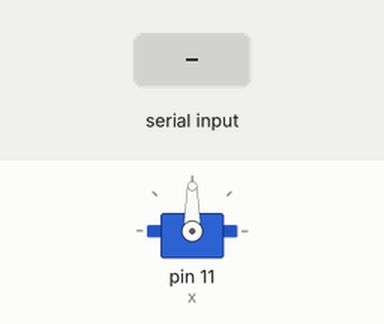
A sketch run on a simulated Arduino Uno, built with avr-gcc and run on an emulated ATmega328P. Parts: servo. The test bench sets the inputs (shaded band). What the sketch prints to the serial monitor is not drawn.

Above: at 1.2 s.
1.3 s: "f90\n" received over the second serial link
At 1.8 s:
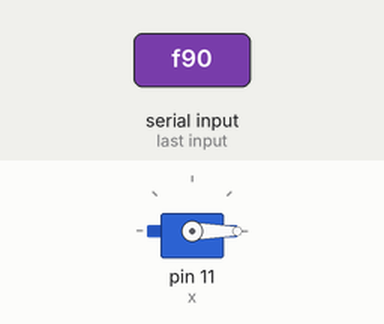
2.8 s: "f,45\n" received over the second serial link
At 4.0 s:
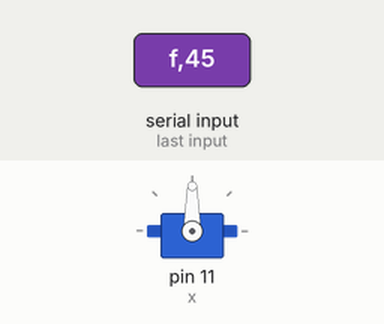
4.3 s: "f" received over the second serial link
At 5.2 s:
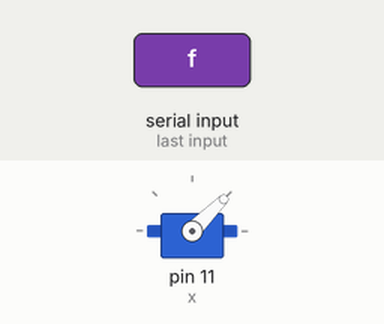
Timing chart, 0 to 7.3 s (numbered marks = the images above; inputs shaded):
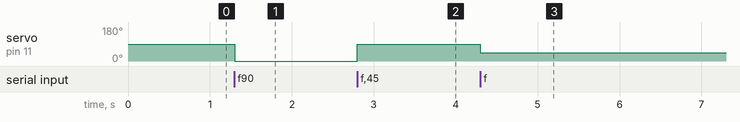

The sketch:

Servomotor_BT.ino
```cpp
#include <SoftwareSerial.h>
#include <Servo.h>
SoftwareSerial bluetooth(9,10);
Servo x;
int grados=0;

void setup()
{
  Serial.begin(9600);
  bluetooth.begin(9600);
  x.attach(11);
}
void loop()
{
if (bluetooth.available()){
  char Letra=bluetooth.read();
  if (Letra =='i'){
    grados=0;
    Serial.println("inicio lectura");
  }
  else if (Letra == 'f'){
    x.write(grados);
    grados =0;
    Serial.println("° fin de lectura");
  }
  if (Letra>= '0' && Letra<= '9'){
    int Numero = int (Letra - '0');
    grados = grados *10 + Numero;
    Serial.print(" ");
    Serial.print(Numero);
  }
}
}
```

Measured:
- after the input at 1.3 s, servo on pin 11 (x): 90° → 0° at once
- after the input at 2.8 s, servo on pin 11 (x): 0° → 90° at once
- after the input at 4.3 s, servo on pin 11 (x): 90° → 45° at once
